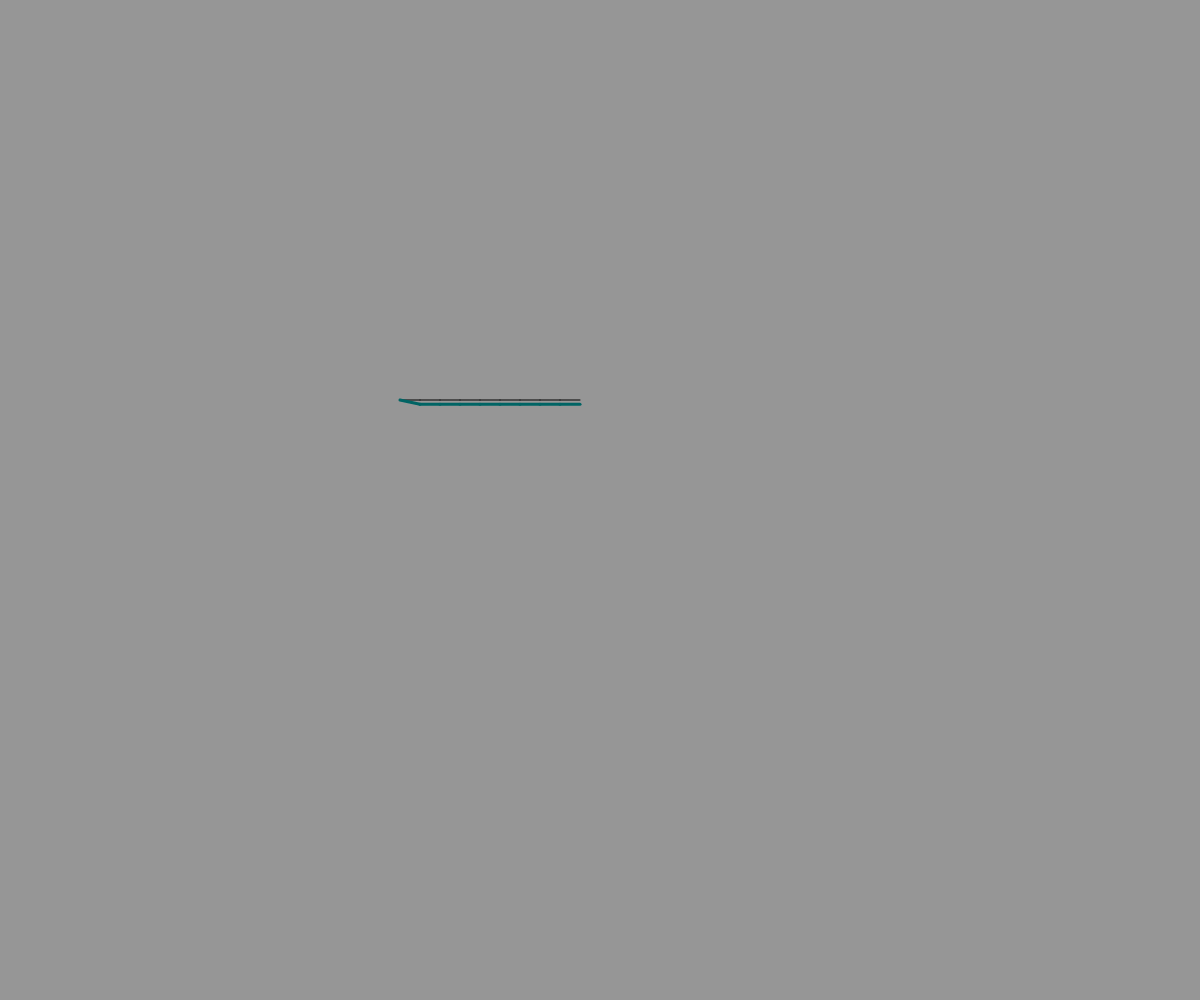
Frame 1 (no input)
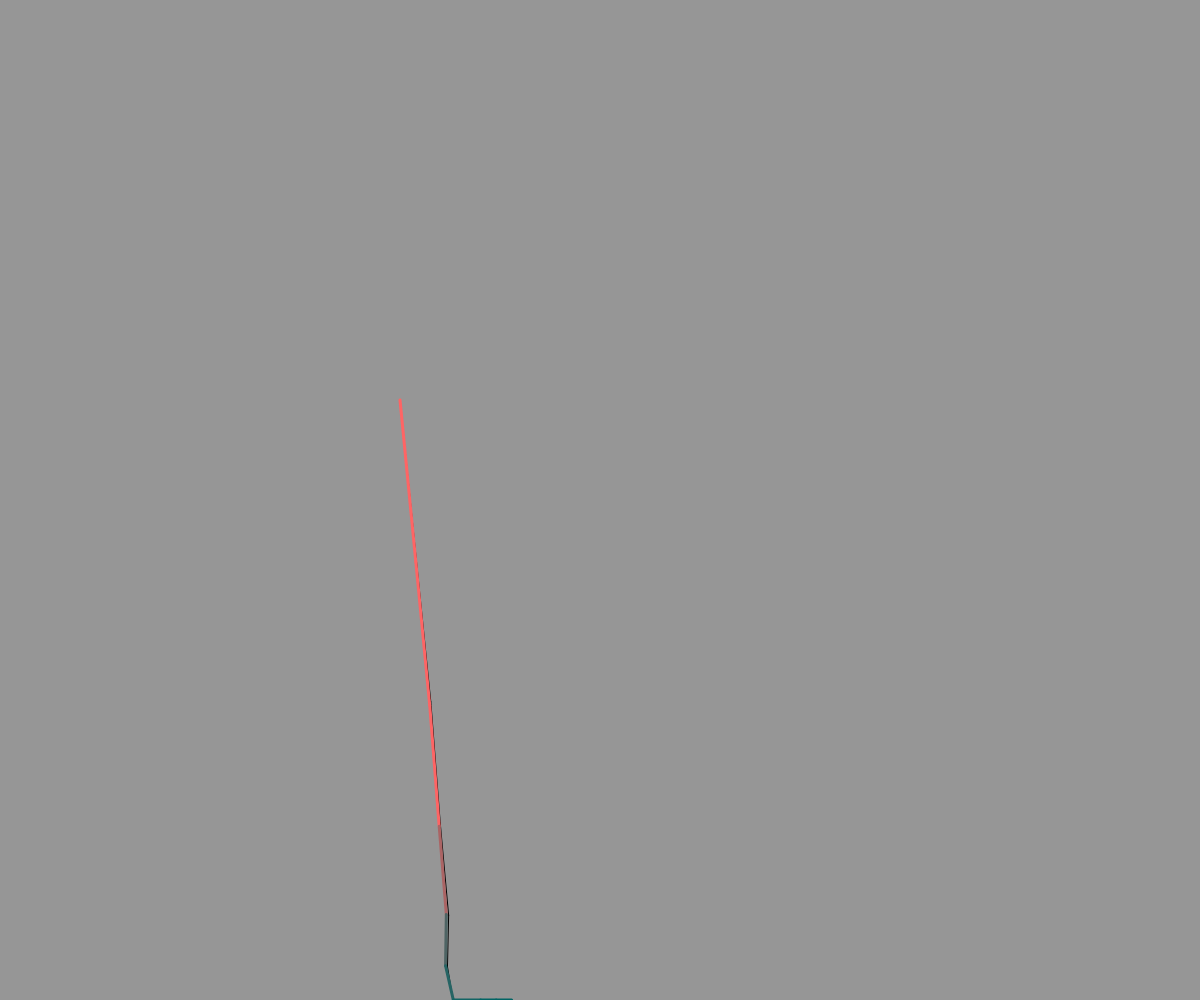
Frame 60 (no input)
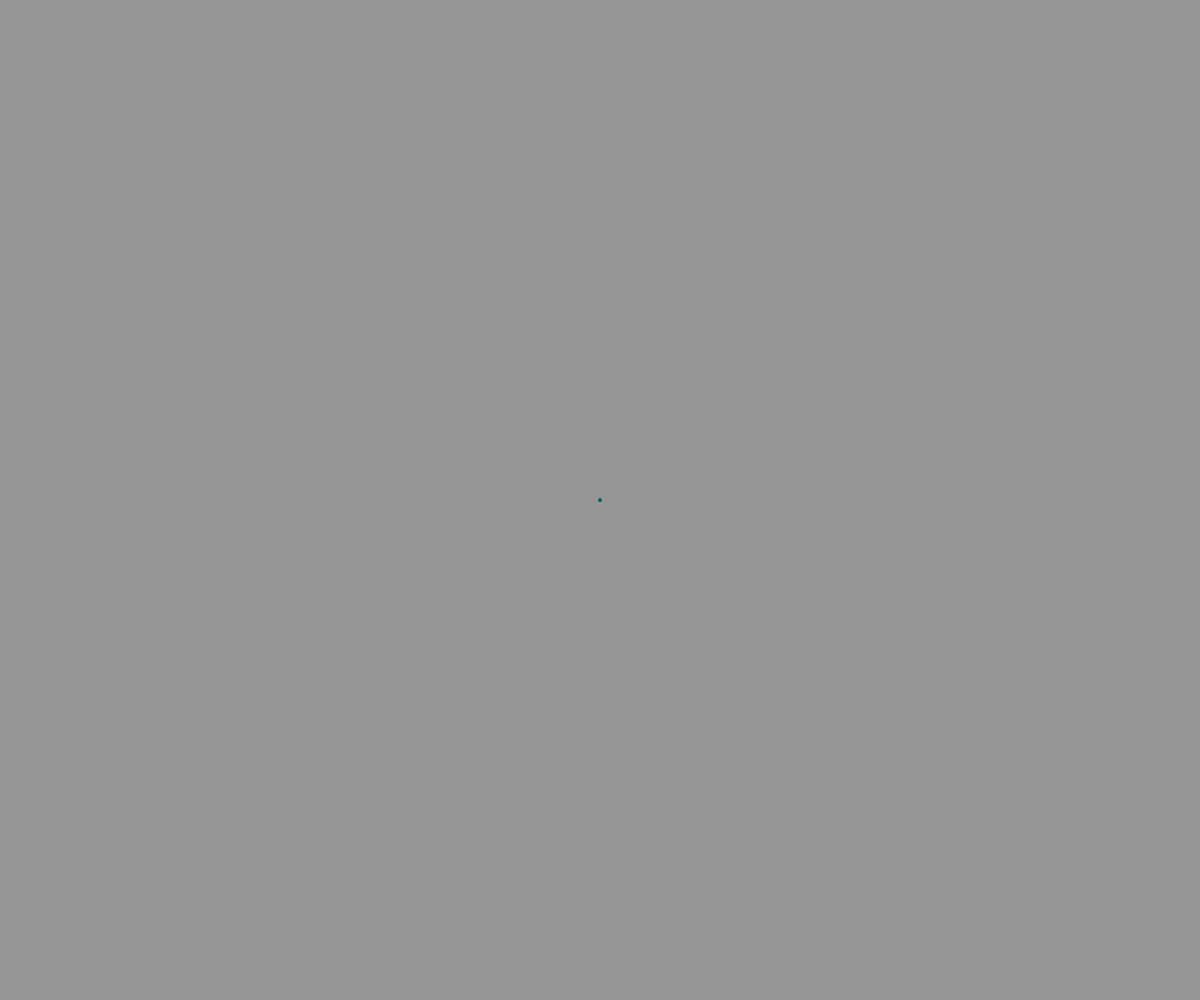
Frame 120 (the mouse pressed at the canvas centre since frame 60)

The p5.js sketch that drew these frames (run headless with seeded random() and noise() and a simulated clock; from frame 60 on, the mouse is pressed at the canvas centre):

// p5.js sketch
// ── sketch.js
// global variables
let drawVertecies = false;
let drawConnections = true;
let drawBoundingBoxes = false;
let gravity;
let drawDebugValues = false;
// variable to define whether or not physics is run step by step instead of at the frame rate
let stepByStep = false;
let vertexID = 0;

// array to hold all of the world objects
let worldObjects = [];
let vertecies = [];
let connections = [];
let rigidity = 50;
let forceDampening1 = 0.9;
let forceDampening2 = 0.94;
let elasticityMultiplier = 0.5;

let mouseControlsOn = true;

// current issues



function setup() {
  createCanvas(windowWidth, windowHeight);

  createObject(400, 400, 10, 1, 20, true, true, 2);
  worldObjects[0].vertecies[0].isStatic = true;


  // define gravity as a force class
  gravity = new force(0, 1, 5, 0, "Global", false);
  // apply gravity
  for(let i = 0; i < vertecies.length; i++){
    vertecies[i].addForce(gravity);
  }
}

function draw() {
  background(150);
  drawConditionals();
  if(stepByStep == false){
    worldObjects[0].doPhysics();
  }
}

// function to draw all of the vertecies, connections, objects, etc. if the condionals are true
function drawConditionals(){
  for(let i = 0; i < worldObjects.length; i++){
    if(drawVertecies == true) worldObjects[i].drawVerteciesF();
    if(drawConnections == true) worldObjects[i].drawConnectionsF();
    if(drawBoundingBoxes == true) worldObjects[i].drawBoundingBox();
  }
}

function newVertex(x, y, s){
  if(s == undefined){
    s = false;
  }
  let v =  new objectVertex(x, y, s, vertexID);
  vertecies.push(v);
  vertexID ++;
  return v;
}

function newConnection(v1, v2, e){
  let c = new vertexConnection(v1, v2, e);
  connections.push(c);
  return c;
}

function mousePressed(){
  if(stepByStep == true){
    worldObjects[0].doPhysics();
  }
}

function createObject(startx, starty, rowSize, columnSize, spacing, rowConnectors, columnConnectors, elacticity){
  // arrays to hold the vertecies and connectors
  let vertecies = [];
  let connectors = [];
  for(let i = 0; i < rowSize; i++){
    vertecies.push([])
    for(let i2 = 0; i2 < columnSize; i2++){
      vertecies[i].push(newVertex(startx + (i* spacing), starty + (i2 * spacing), false));
    }
  } 
  for(let i = 0; i < rowSize; i++){
    for(let i2 = 0; i2 < columnSize; i2++){
      if(rowConnectors == true && i < rowSize - 1){
        connectors.push(newConnection(vertecies[i][i2], vertecies[i + 1][i2], elacticity));
      }
      if(columnConnectors == true && i2 < columnSize - 1){
        connectors.push(newConnection(vertecies[i][i2 + 1], vertecies[i][i2], elacticity));
      }
    }
  }
  let obj = new objectc(connectors);
  worldObjects.push(obj);
  return obj;
}

class objectVertex {
  constructor(x, y, s, id){
    // position variables
    this.x = x;
    this.y = y;

    // movement vector
    this.moveVec = createVector(0, 0);

    // boolean to describe whether the vertex can be moved with a force
    // isStatic == true not means it can not have the "setPosition" function applied to it
    this.isStatic = s;

    // variables to describe the higher level structures it is a part of including the connections and object
    this.connections = [];
    this.parentObject = undefined;

    // array of forces to be appllied to the x/y
    this.forces = [];

    // ID used commonly to ensure it is not added to an array twice
    this.id = id;
  }
  setPosition(x, y){
    // if the object is not static, update the x and y
    if(this.isStatic == false){
      this.x = x;
      this.y = y;
    }
  }
  updateMovement(){
    // if it is not static
    if(this.isStatic == false){
      // apply all of the forces in the vertex's forces array
      let divisor = (this.forces.length)
      for(let i = 0; i < this.forces.length; i++){
        let xforce = (this.forces[i].forceVector.x / divisor) * forceDampening1;
        let yforce = (this.forces[i].forceVector.y / divisor) * forceDampening1;

        if(this.forces[i].type == "Elastic"){
          xforce *= elasticityMultiplier;
          yforce *= elasticityMultiplier;
        }

        this.moveVec.x += xforce;
        this.moveVec.y += yforce;
        this.forces[i].update();
        // apply forces to other connected vertecies
        for(let i2 = 0; i2 < this.connections.length; i2++){
          // check if it is vertex one or two
          if(this.forces[i].randID = gravity.randID){
            if(this.connections[i2].vertex1.id == this.id) this.connections[i2].vertex2.addForce(this.forces[i]);
            else this.connections[i2].vertex1.addForce(this.forces[i]);
          }
        }
      }
      // updating movement also includes updating the position which is also done
      // if it is not static
      this.moveVec.x *= forceDampening2;
      this.moveVec.y *= forceDampening2;
      this.x += this.moveVec.x;
      this.y += this.moveVec.y;
    }
    // culling forces that have minimal impact and will generally only cause lag
    this.cullForces();
    let mouseTravled = dist(mouseX, mouseY, pwinMouseX, pwinMouseY);
    if(mouseIsPressed && dist(this.x, this.y, mouseX, mouseY) < 50 + mouseTravled + abs(this.moveVec.x) + abs(this.moveVec.y)){
      this.x = mouseX;
      this.y = mouseY;
    }
    this.doVertexColiions();
    this.x = constrain(this.x, 0, width);
    this.y = constrain(this.y, 0, height);
  }
  addForce(force1){
    // force1 because just force is used as the class name for forces
    let a = 0;
    for(let i = 0; i < this.forces.length; i++){
      if(force1.randID == this.forces[i].randID) a++;
    }
    if(a == 0){
      this.forces.push(force1);
    }
  }
  cullForces(){
    // access all of the forces
    for(let i = 0; i < this.forces.length; i++){
      // variable to eliminate permanent or necesary forces
      if(this.forces[i].temporary == true){
        // simpler refference to the force vector
        let v = this.forces[i].forceVector;
        // if the absolute value of the x momentum + the absolute value of the y momentum is less than 1
        if(abs((v.x)) + abs((v.y)) < 0.1){
          // creates an empty array
          let a = [];

          // for all of the forces again
          for(let i2 = 0; i2 < this.forces.length; i2++){
            // Push the second layer forces[i2] into the empty array unless i2 is equal to i
            // if i2 == i, the force is the one being culled currently and as such is not pushed to the new array
            if(i2 != i) a.push(this.forces[i2]);
          }
          // update the array
          this.forces = a;
        }
      }
    }
  }
  getPosition(type){
    // type is either "Vector", "Array", "x", or "y"

    // "Vector" returns the x/y position as a vector
    if(type == "Vector") return createVector(this.x, this.y);

    // "Array" returns the x/y position in an array [x, y]
    if(type == "Array") return [this.x, this.y];

    // "x" returns only the x position
    if(type == "x") return this.x;

    // "y" returns only the y position
    if(type == "y") return this.y;
  }
  drawSelf(){
    // formating
    fill(255);
    stroke(0);
    // draw a circle at the vertex x and y
    circle(this.x, this.y, 10);

    // debug mode
    if(drawDebugValues == true){
      textAlign(CENTER);
      textSize(10);
      let debugYStart = 50;
      text("x: " + this.x, this.x, this.y - debugYStart);
      text("y: " + this.y, this.x, this.y - (debugYStart-10));
      text("Static: " + this.isStatic, this.x, this.y - (debugYStart-20));
      text("ID: " + this.id, this.x, this.y - (debugYStart-30));
    }
  }
  doVertexColiions(){
  }
}

class force {
  constructor(x, y, s, a, t, t1, cd, rand){
    // position variables
    this.x = x;
    this.y = y;

    // ammount the force in the vector is multiplied by
    this.strengthMultiplier = s;

    // angle at which the vector is rotated
    this.angle = a;

    // creates the force vector
    this.forceVector = createVector(this.x * this.strengthMultiplier, this.y * this.strengthMultiplier);

    // rotate the vector
    this.forceVector.rotate(this.angle);

    // define the type of force for special interactions
    this.type = t;
    if(t == undefined) this.t == "Normal";
    // Structural, Global, Impact, Elastic, Drag, Normal

    // variable to determine if the force can be culled from a vertex's forces array
    this.temporary = t1;
    if(this.temporary == true){
      this.cooldown = cd;
    }
    this.timer = 0;

    this.randforce = rand;
    if(rand == undefined){
      this.randforce = 0;
    }

    // random ID to check against other forces
    this.randID = random(0, 100);
  }
  setDirection(a){
    // update the angle 
    this.angle = a;
    // recreates the force vector in order to reset the angle
    this.forceVector = createVector(this.x * this.strengthMultiplier, this.y * this.strengthMultiplier);
    // rotates the new vector
    this.forceVector.rotate(this.angle);
  }
  setStrength(s){
    // sets the strength multiplier
    this.strengthMultiplier = s;
    // recreates the force vector to update the strength value
    this.forceVector.x = this.x * s;
    this.forceVector.y = this.y * s;
    //rotates the vector accordingly
    this.forceVector.rotate(this.angle);
  }
  getForceVector(){
    return this.forceVector();
  }
  update(){
    this.forceVector.x = (this.x + random(-this.randforce, this.randforce)) * this.strengthMultiplier;
    this.forceVector.y = (this.y + random(-this.randforce, this.randforce)) * this.strengthMultiplier;
    this.timer ++;
    if(this.timer >= this.cooldown){
      this.forceVector = createVector(0, 0);
    }
  }
}

class vertexConnection {
  constructor(v1, v2, e){
    // describe the vertecies as their own sepperate variables
    this.vertex1 = v1;    
    this.vertex2 = v2;    

    // update the vertex connections array
    this.vertex1.connections.push(this);
    this.vertex2.connections.push(this);

    // describes how much or how little the connection will pull on the vertecies
    // high elacticity = low force OR force is divided by elacticity
    this.elasticity = e;

    // describes the initial length between the vertecies and the initial target distance
    this.baseLength = dist(v1.x, v1.y, v2.x, v2.y);
  }
  getCurrentDistance(){
    // returns the distance from vertex one to vertex 2
    return dist(this.vertex1.x, this.vertex1.y, this.vertex2.x, this.vertex2.y);
  }
  getForceAxis1(){
    // returns the arctangent angle between the vertecies in radians
    return atan2(this.vertex1.y - this.vertex2.y, this.vertex1.x -this.vertex2.x) + PI/2;
  }
  getForceAxis2(){
    // returns the arctangent angle between the vertecies in radians
    return atan2(this.vertex2.y - this.vertex1.y, this.vertex2.x -this.vertex1.x) + PI/2;
  }
  drawSelf(){
    stroke(0);
    strokeWeight(1);
    line(this.vertex1.x, this.vertex1.y, this.vertex2.x, this.vertex2.y);
  }
  checkForces(){
    // get tjhe distance between points
    let d1 = this.getCurrentDistance();

    // if it is grater than the base length of the connection
    if(d1 > this.baseLength * 1.5){
      // call the apply forces function.
      this.applyForces(d1, 1);
    }
    if(d1 < this.baseLength * 1.5){
      // call the apply forces function.
      this.applyForces(d1, 2);
    }
  }
  applyForces(d, type){
    // carried over current distance so as to no run the same function an exsessive ammount
    let d1 = d;
    // get the current angle at which the two are
    let a1 = this.getForceAxis1();
    let a2 = this.getForceAxis2();

    // ammount of time the force remains active
    let lifespan = 0;

    // variable to store the strength of the force
    // current distance - the base distance in order to get the current distance to the target distance
    // divide this by the elacticity to give more control
    let distDistance = (d1 - this.baseLength);
    let forceMult;
    if(type == 1){
      forceMult = distDistance / this.elasticity;
    }
    if(type == 2){
      forceMult = distDistance / this.elasticity;
     }
    strokeWeight(3);
    stroke(forceMult * 5, 100, 100);
    line(this.vertex1.x, this.vertex1.y, this.vertex2.x, this.vertex2.y);
    stroke(0);
    strokeWeight(1);
    let positiveForce;
    let negativeForce;

    if(type == 1){
      positiveForce = new force(0, 1, forceMult, a1, "Elastic", true, lifespan);
      negativeForce = new force(0, 1, forceMult, a2, "Elastic", true, lifespan);
    } else 
    if(type == 2){
      positiveForce = new force(0, 1, forceMult, a1, "Elastic", true, lifespan);
      negativeForce = new force(0, 1, forceMult, a2, "Elastic", true, lifespan);
    }

      this.vertex1.addForce(positiveForce);
      this.vertex2.addForce(negativeForce);
  }
}

class objectc {
  constructor(connections){
    // arary of vertex connections
    this.connections = connections;

    // array of vertecies
    this.vertecies = [];

    // filled by adding all of the vertecies within the given connections
    for(let i = 0; i < connections.length; i++){
      
      let a = 0;
      // checks if the ID is the same as another vertex in the list
      for(let i2 = 0; i2 < this.vertecies.length; i2++) if(connections[i].vertex1.id == this.vertecies[i2].id) a++;
      // pushes the vertex
      if(a == 0) this.vertecies.push(connections[i].vertex1);


      a = 0;
      // again checks the ID against the other IDs
      for(let i2 = 0; i2 < this.vertecies.length; i2++) if(connections[i].vertex2.id == this.vertecies[i2].id) a++;
      // pushes the vertex
      if(a == 0) this.vertecies.push(connections[i].vertex2);

    }
    // create it's own bounding box
    this.boundingBox = new objectBoundingBox(this);
  }
  drawVerteciesF(){
    // F because there is a conditional "drawVertecies"
    for(let i = 0; i < this.vertecies.length; i++){
      this.vertecies[i].drawSelf();
  }
  }
  drawBoundingBox(){
    this.boundingBox.drawSelf();
  }
  drawConnectionsF(){
    // F because there is a conditional "DrawConnections"
    for(let i = 0 ; i< this.connections.length; i++){
      this.connections[i].drawSelf();
    }
  }
  doPhysics(){
    for(let i = 0; i < this.vertecies.length; i++){
      this.vertecies[i].updateMovement();
    }
    for(let i = 0; i < this.connections.length; i++){
      this.connections[i].checkForces();
    }
    this.boundingBox.updateSelf();
  }
}

class objectBoundingBox {
  constructor(obj){
    // initial definitions are opposite of desired outcome
    // for loop itterates and does if x < this.minx, this,minx = x
    // for this, the initial values are the opposite of the given name

    this.minx = 10000;
    this.miny = 10000;
    this.maxx = -10000;
    this.maxy = -10000;

    this.object = obj;

    // itterates over and does if ___ < this.min__ then this.min__ = ____
    for(let i = 0; i < obj.vertecies.length; i++){
      if(obj.vertecies[i].x < this.minx){
        this.minx = obj.vertecies[i].x;
      }
      if(obj.vertecies[i].y < this.miny){
        this.miny = obj.vertecies[i].y;
      }
      if(obj.vertecies[i].x > this.maxx){
        this.maxx = obj.vertecies[i].x;
      }
      if(obj.vertecies[i].y > this.maxy){
        this.maxy = obj.vertecies[i].y;
      }
    }

    // get the distance between the minimum and maximum values for easier refference
    this.w = dist(this.minx, 0, this.maxx, 0);
    this.h = dist(this.miny, 0, this.maxy, 0);
  }
  updateSelf(){
    // updates itself by re-creating itself that runs the necesary code to update itself
    
    // initial definitions are opposite of desired outcome
    // for loop itterates and does if x < this.minx, this,minx = x
    // for this, the initial values are the opposite of the given name

    this.minx = 10000;
    this.miny = 10000;
    this.maxx = -10000;
    this.maxy = -10000;

    // itterates over and does if ___ < this.min__ then this.min__ = ____
    for(let i = 0; i < this.object.vertecies.length; i++){
      if(this.object.vertecies[i].x < this.minx){
        this.minx = this.object.vertecies[i].x;
      }
      if(this.object.vertecies[i].y < this.miny){
        this.miny = this.object.vertecies[i].y;
      }
      if(this.object.vertecies[i].x > this.maxx){
        this.maxx = this.object.vertecies[i].x;
      }
      if(this.object.vertecies[i].y > this.maxy){
        this.maxy = this.object.vertecies[i].y;
      }
    }

    // get the distance between the minimum and maximum values for easier refference
    this.w = dist(this.minx, 0, this.maxx, 0);
    this.h = dist(this.miny, 0, this.maxy, 0);
  }
  drawSelf(){
    // fill with a transparent red
    fill(200, 0, 0, 100);
    rect(this.minx, this.miny, this.w, this.h);
  }
}
